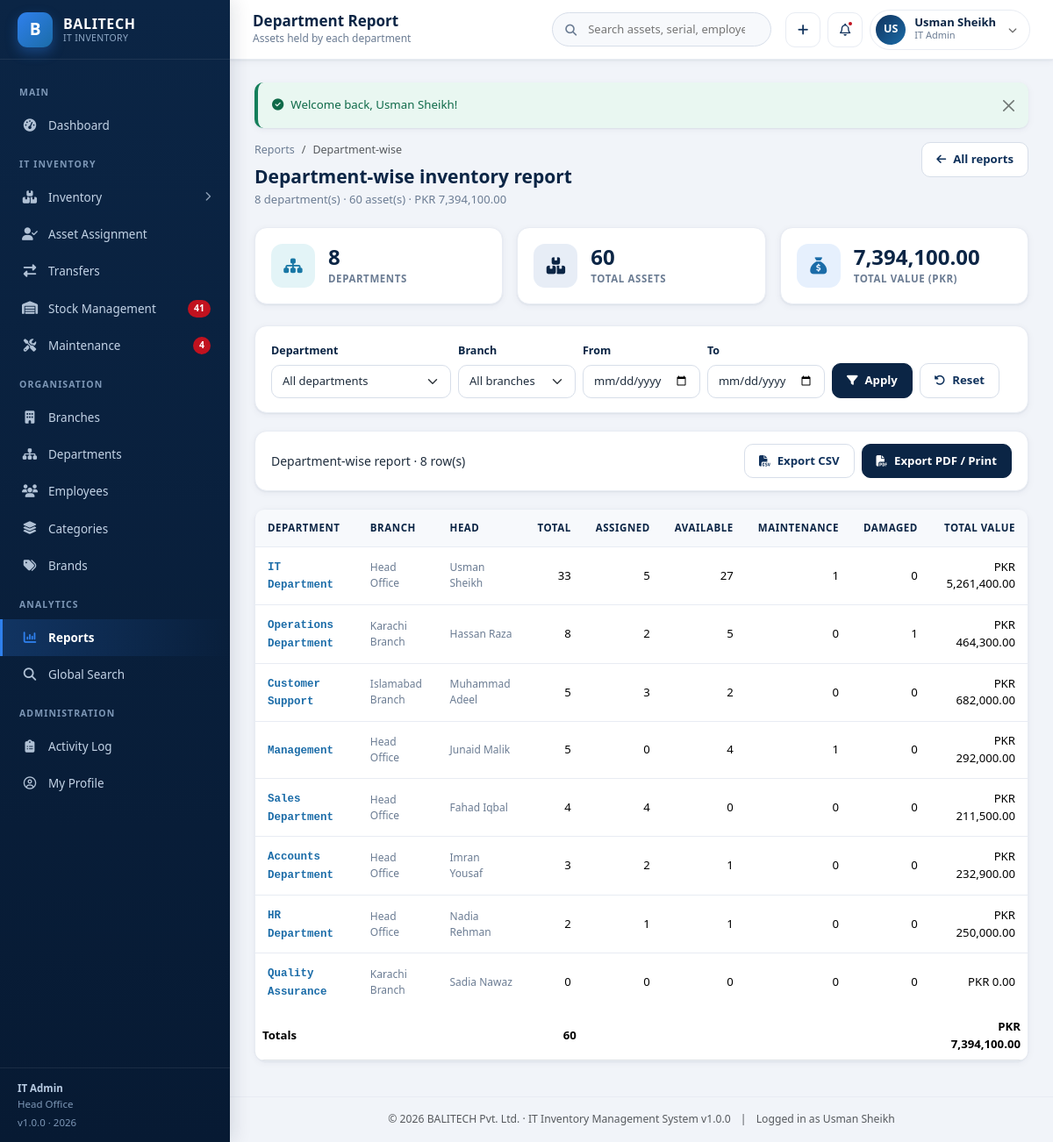
The app's page /reports/department.php (signed in) with its own data.
### tables this page shows
CREATE TABLE `users` (
  `id` INT UNSIGNED NOT NULL AUTO_INCREMENT,
  `username` VARCHAR(60) NOT NULL,
  `full_name` VARCHAR(120) NOT NULL,
  `email` VARCHAR(120) NOT NULL,
  `password` VARCHAR(255) NOT NULL,
  `role` ENUM('super_admin','it_admin','branch_staff','dept_manager') NOT NULL DEFAULT 'branch_staff',
  `branch_id` INT UNSIGNED DEFAULT NULL,
  `department_id` INT UNSIGNED DEFAULT NULL,
  `phone` VARCHAR(30) DEFAULT NULL,
  `avatar` VARCHAR(255) DEFAULT NULL,
  `status` ENUM('active','inactive') NOT NULL DEFAULT 'active',
  `last_login` DATETIME DEFAULT NULL,
  `created_at` DATETIME NOT NULL DEFAULT CURRENT_TIMESTAMP,
  `updated_at` DATETIME NOT NULL DEFAULT CURRENT_TIMESTAMP ON UPDATE CURRENT_TIMESTAMP,
  PRIMARY KEY (`id`),
  UNIQUE KEY `uq_user_username` (`username`),
  UNIQUE KEY `uq_user_email` (`email`),
  KEY `idx_user_role` (`role`),
  KEY `idx_user_branch` (`branch_id`),
  KEY `idx_user_dept` (`department_id`),
  CONSTRAINT `fk_user_branch` FOREIGN KEY (`branch_id`) REFERENCES `branches` (`id`) ON DELETE SET NULL ON UPDATE CASCADE,
  CONSTRAINT `fk_user_dept` FOREIGN KEY (`department_id`) REFERENCES `departments` (`id`) ON DELETE SET NULL ON UPDATE CASCADE
);

CREATE TABLE `branches` (
  `id` INT UNSIGNED NOT NULL AUTO_INCREMENT,
  `branch_code` VARCHAR(20) NOT NULL,
  `branch_name` VARCHAR(120) NOT NULL,
  `city` VARCHAR(80) NOT NULL,
  `address` VARCHAR(255) DEFAULT NULL,
  `branch_manager` VARCHAR(120) DEFAULT NULL,
  `contact_number` VARCHAR(30) DEFAULT NULL,
  `email` VARCHAR(120) DEFAULT NULL,
  `status` ENUM('active','inactive') NOT NULL DEFAULT 'active',
  `created_at` DATETIME NOT NULL DEFAULT CURRENT_TIMESTAMP,
  `updated_at` DATETIME NOT NULL DEFAULT CURRENT_TIMESTAMP ON UPDATE CURRENT_TIMESTAMP,
  PRIMARY KEY (`id`),
  UNIQUE KEY `uq_branch_code` (`branch_code`),
  KEY `idx_branch_status` (`status`),
  KEY `idx_branch_name` (`branch_name`)
);

CREATE TABLE `departments` (
  `id` INT UNSIGNED NOT NULL AUTO_INCREMENT,
  `dept_code` VARCHAR(20) NOT NULL,
  `department_name` VARCHAR(120) NOT NULL,
  `branch_id` INT UNSIGNED DEFAULT NULL,
  `dept_head` VARCHAR(120) DEFAULT NULL,
  `description` VARCHAR(255) DEFAULT NULL,
  `status` ENUM('active','inactive') NOT NULL DEFAULT 'active',
  `created_at` DATETIME NOT NULL DEFAULT CURRENT_TIMESTAMP,
  `updated_at` DATETIME NOT NULL DEFAULT CURRENT_TIMESTAMP ON UPDATE CURRENT_TIMESTAMP,
  PRIMARY KEY (`id`),
  UNIQUE KEY `uq_dept_code` (`dept_code`),
  KEY `idx_dept_branch` (`branch_id`),
  KEY `idx_dept_name` (`department_name`),
  CONSTRAINT `fk_dept_branch` FOREIGN KEY (`branch_id`) REFERENCES `branches` (`id`) ON DELETE SET NULL ON UPDATE CASCADE
);

### reports/department.php (the view, shortened to what the rows shown need)
<?php
require_once __DIR__ . '/../init.php';
$scope       = rbac_scope('i');
$scopeParams = $scope['params'];
$join   = ' LEFT JOIN inventory i ON i.department_id = d.id ' . $scope['sql'];
$params = $scopeParams;
$where = " WHERE d.status = 'active'";
$rows = db_all(
    "SELECT d.id, d.department_name, br.branch_name, d.dept_head,
            COUNT(i.id) AS total_assets,
            SUM(i.status = 'assigned') AS assigned,
            SUM(i.status = 'available') AS available,
            SUM(i.status = 'under_maintenance') AS under_maintenance,
            SUM(i.status = 'damaged') AS damaged,
            COALESCE(SUM(i.purchase_price), 0) AS total_value
       FROM departments d
       LEFT JOIN branches br ON br.id = d.branch_id
       $join
      $where
      GROUP BY d.id, d.department_name, br.branch_name, d.dept_head
      ORDER BY total_assets DESC, d.department_name", $params
);
$page_title    = 'Department Report';
require __DIR__ . '/../includes/header.php';
?>
<div class="page-head no-print">
    <div>
        <h2>Department-wise inventory report</h2>
    </div>
</div>
<div class="row g-3 mb-4 no-print">
</div>
<form class="filter-bar no-print" method="get" action="<?= url('reports/department.php') ?>">
</form>
<div class="print-toolbar no-print">
</div>
<div class="card">
    <div class="table-responsive">
        <table class="table">
            <thead>
                <tr>
                    <th>Department</th><th>Branch</th><th>Head</th><th class="text-end">Total</th><th class="text-end">Assigned</th>
                    <th class="text-end">Available</th><th class="text-end">Maintenance</th><th class="text-end">Damaged</th><th class="text-end">Total Value</th>
                </tr>
            </thead>
            <tbody>
            <?php foreach ($rows as $row): ?>
                <tr>
                    <td><span class="fw-code"><?= e($row['department_name']) ?></span></td>
                    <td class="text-muted-sm"><?= e($row['branch_name'] ?: '-') ?></td>
                    <td class="text-muted-sm"><?= e($row['dept_head'] ?: '-') ?></td>
                    <td class="text-end"><?= number_format((int) $row['total_assets']) ?></td>
                    <td class="text-end"><?= number_format((int) $row['assigned']) ?></td>
                    <td class="text-end"><?= number_format((int) $row['available']) ?></td>
                    <td class="text-end"><?= number_format((int) $row['under_maintenance']) ?></td>
                    <td class="text-end"><?= number_format((int) $row['damaged']) ?></td>
                    <td class="text-end"><?= e(money($row['total_value'])) ?></td>
                </tr>
            <?php endforeach; ?>
            </tbody>
        </table>
    </div>
</div>
<?php require __DIR__ . '/../includes/footer.php'; ?>

### includes/header.php (shortened to what the rows shown need)
<?php
require_once __DIR__ . '/auth.php';
$page_title   = $page_title   ?? 'Dashboard';
?>
<!DOCTYPE html>
<html lang="en">
<head>
<link rel="stylesheet" href="https://cdn.jsdelivr.net/npm/bootstrap@5.3.3/dist/css/bootstrap.min.css">
<link rel="stylesheet" href="https://cdnjs.cloudflare.com/ajax/libs/font-awesome/6.5.2/css/all.min.css">
<link rel="stylesheet" href="<?= url('assets/css/style.css') ?>">
</head>
<body>
<div class="app-wrapper">
    <?php require __DIR__ . '/sidebar.php'; ?>
    <div class="app-main">
        <header class="app-topbar no-print">
            <div class="topbar-titles">
                <h1><?= e($page_title) ?></h1>
            </div>
            <form class="topbar-search" action="<?= url('search.php') ?>" method="get" role="search">
            </form>
            <div class="topbar-actions">
                <div class="dropdown">
                    <button class="user-chip" type="button" data-bs-toggle="dropdown" aria-expanded="false">
                        <span class="avatar"><?= e(user_initials($user['full_name'])) ?></span>
                        <span class="text-start">
                            <span class="u-name d-block"><?= e($user['full_name']) ?></span>
                            <span class="u-role d-block"><?= e(role_label($user['role'])) ?></span>
                        </span>
                        <i class="fa-solid fa-chevron-down ms-1" style="font-size:10px;opacity:.6"></i>
                    </button>
                </div>
            </div>
        </header>
        <main class="app-content">
            <?= render_flash() ?>

### includes/sidebar.php (shortened to what the rows shown need)
<?php
$user = current_user();
?>
<aside class="app-sidebar no-print" id="appSidebar">
    <div class="sidebar-brand">
        <span class="brand-mark">B</span>
        <span class="brand-text">
        </span>
    </div>
    <div class="sidebar-scroll">
        <div class="nav-label">Main</div>
        <ul class="sidebar-nav">
        </ul>
        <div class="nav-label">IT Inventory</div>
        <ul class="sidebar-nav">
        </ul>
        <div class="nav-label">Organisation</div>
        <ul class="sidebar-nav">
        </ul>
        <div class="nav-label">Analytics</div>
        <ul class="sidebar-nav">
        </ul>
        <?php if (is_role('super_admin', 'it_admin')): ?>
        <div class="nav-label">Administration</div>
        <ul class="sidebar-nav">
        </ul>
        <?php endif; ?>
    </div>
    <div class="sidebar-footer">
        <strong><?= e(role_label($user['role'] ?? '')) ?></strong><br>
        <?= $user['branch_name'] ? e($user['branch_name']) : 'All branches access' ?>
        <div class="mt-1">v<?= e(APP_VERSION) ?> &middot; <?= date('Y') ?></div>
    </div>
</aside>

### includes/footer.php (shortened to what the rows shown need)
        </main>
        <footer class="app-content py-3 text-center text-muted no-print" style="font-size:12.2px;border-top:1px solid var(--gray-200)">
            &copy; <?= date('Y') ?> <?= e(APP_COMPANY) ?> &middot; IT Inventory Management System v<?= e(APP_VERSION) ?>
            <span class="mx-2">|</span> Logged in as <?= e(current_user()['full_name'] ?? '') ?>
        </footer>
    </div>
</div>
</body>
</html>

### records on screen
users: role "IT Admin", branch.branch_name "Head Office", full_name "US", full_name "Usman Sheikh"
departments: department_name "IT Department", branch.branch_name "Head Office", dept_head "Usman Sheikh", total_assets "33", assigned "5", available "27", under_maintenance "1", damaged "0", total_value "PKR 5,261,400.00"
departments: department_name "Operations Department", branch.branch_name "Karachi Branch", dept_head "Hassan Raza", total_assets "8", assigned "2", available "5", under_maintenance "0", damaged "1", total_value "PKR 464,300.00"
departments: department_name "Customer Support", branch.branch_name "Islamabad Branch", dept_head "Muhammad Adeel", total_assets "5", assigned "3", available "2", under_maintenance "0", damaged "0", total_value "PKR 682,000.00"
departments: department_name "Management", branch.branch_name "Head Office", dept_head "Junaid Malik", total_assets "5", assigned "0", available "4", under_maintenance "1", damaged "0", total_value "PKR 292,000.00"
departments: department_name "Sales Department", branch.branch_name "Head Office", dept_head "Fahad Iqbal", total_assets "4", assigned "4", available "0", under_maintenance "0", damaged "0", total_value "PKR 211,500.00"
departments: department_name "Accounts Department", branch.branch_name "Head Office", dept_head "Imran Yousaf", total_assets "3", assigned "2", available "1", under_maintenance "0", damaged "0", total_value "PKR 232,900.00"
departments: department_name "HR Department", branch.branch_name "Head Office", dept_head "Nadia Rehman", total_assets "2", assigned "1", available "1", under_maintenance "0", damaged "0", total_value "PKR 250,000.00"
departments: department_name "Quality Assurance", branch.branch_name "Karachi Branch", dept_head "Sadia Nawaz", total_assets "0", assigned "0", available "0", under_maintenance "0", damaged "0", total_value "PKR 0.00"

### other values on screen
$notifLowStock "41"
$notifMaintenance "4"
APP_VERSION "1.0.0"
$page_title "Department Report"
$page_subtitle "Assets held by each department"
$flash['message'] "Welcome back, Usman Sheikh!"
count($rows) "8"
$grand "60"
money($grandValue) "PKR 7,394,100.00"
money($grandValue, false) "7,394,100.00"
APP_COMPANY "BALITECH Pvt. Ltd."
